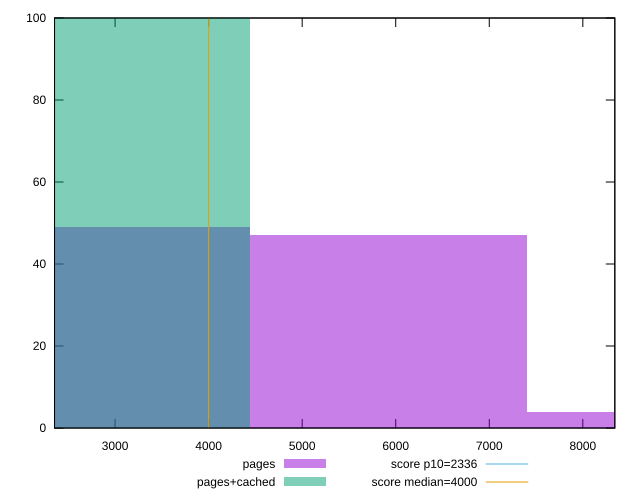

Write the gnuplot code that produced this figure.
reset

$pages <<EOF
2962.8144461610386 49
5925.628892322077 47
8888.443338483115 4
EOF

$pagesCached <<EOF
2962.8144461610386 100
EOF

set key outside below
set boxwidth 2962.8144461610386
set xrange [2352.8495000000003:8342.033]
set yrange [0:100]
set trange [0:100]
set style fill transparent solid 0.5 noborder

set parametric
set terminal svg size 640, 500 enhanced background rgb 'white'
set output "report_00011_2021-02-09T10:53:21.242Z/first-meaningful-paint/comparison/histogram/0_vs_1.svg"

plot $pages title "pages" with boxes, \
     $pagesCached title "pages+cached" with boxes, \
     2336,t title "score p10=2336", \
     4000,t title "score median=4000"

reset
